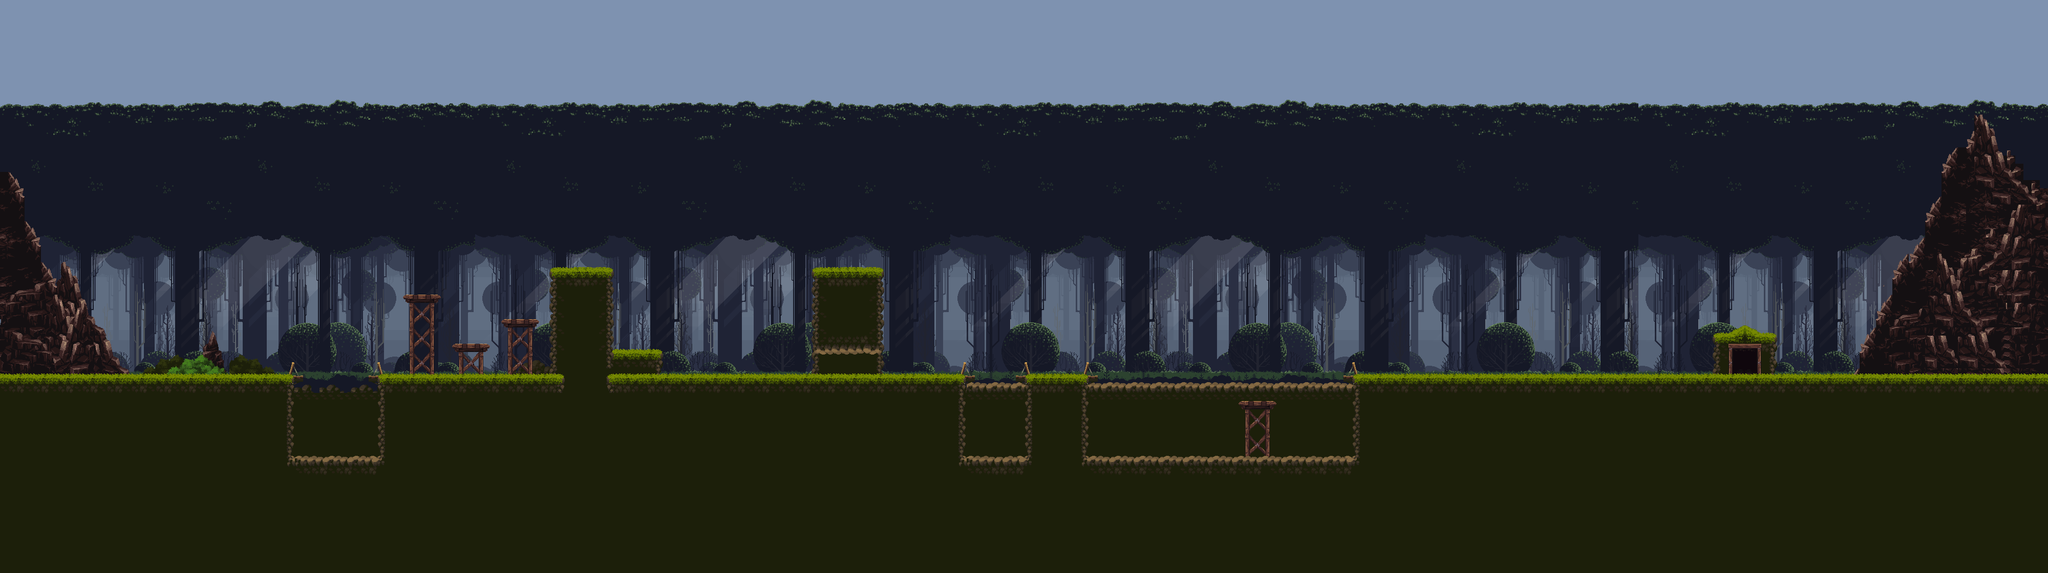

This is a level from a 2D game, rendered from its Tiled map with the project's own tilesets. A one-line summary and the map file follow, with tile-layer data summarised:
An orthogonal 250x70 tile map with 16x16 px tiles, 9 tile layers (Tile Layer 1, Tile Layer 8, Tile Layer 7, Tile Layer 5, ...), 4 tilesets and 31 objects.

<map version="1.10" tiledversion="1.10.0" orientation="orthogonal" renderorder="right-down" width="250" height="70" tilewidth="16" tileheight="16" infinite="0" nextlayerid="16" nextobjectid="123">
 <tileset firstgid="1" source="Background.tsx" />
 <tileset firstgid="2843" source="Tiles.tsx" />
 <tileset firstgid="3468" source="Cave.tsx" />
 <tileset firstgid="7564" source="Hazards.tsx" />
 <layer id="1" name="Tile Layer 1" width="250" height="70">
  <data>[17500 cells, 12256 non-empty, 2890 distinct tile ids]</data>
 </layer>
 <layer id="10" name="Tile Layer 8" width="250" height="70">
  <data>[17500 cells, 1310 non-empty, 252 distinct tile ids]</data>
 </layer>
 <layer id="9" name="Tile Layer 7" width="250" height="70">
  <data>[17500 cells, 336 non-empty, 153 distinct tile ids]</data>
 </layer>
 <layer id="7" name="Tile Layer 5" width="250" height="70">
  <data>[17500 cells, 480 non-empty, 137 distinct tile ids]</data>
 </layer>
 <layer id="8" name="Tile Layer 6" width="250" height="70">
  <data>[17500 cells, 90 non-empty, 81 distinct tile ids]</data>
 </layer>
 <layer id="5" name="Tile Layer 3" width="250" height="70">
  <data>[17500 cells, 116 non-empty, 82 distinct tile ids]</data>
 </layer>
 <layer id="6" name="Tile Layer 4" width="250" height="70">
  <data>[17500 cells, 42 non-empty, 42 distinct tile ids]</data>
 </layer>
 <layer id="11" name="Tile Layer 9" width="250" height="70">
  <data>[17500 cells, 410 non-empty, 58 distinct tile ids]</data>
 </layer>
 <layer id="2" name="Tile Layer 2" width="250" height="70">
  <data>[17500 cells, 5940 non-empty, 42 distinct tile ids]</data>
 </layer>
 <objectgroup id="13" name="Ground">
  <object id="16" x="752" y="736" width="336" height="16" />
  <object id="17" x="896" y="672" width="48" height="16" />
  <object id="18" x="800" y="576" width="48" height="16" />
  <object id="19" x="992" y="624" width="48" height="16" />
  <object id="37" x="576" y="896" width="160" height="16" />
  <object id="44" x="240" y="736" width="320" height="16" />
  <object id="64" x="1200" y="688" width="96" height="48" />
  <object id="67" x="1584" y="528" width="144" height="16" />
  <object id="68" x="1072" y="528" width="128" height="16" />
  <object id="81" x="1184" y="736" width="704" height="16" />
  <object id="90" x="2128" y="896" width="512" height="16" />
  <object id="91" x="2432" y="784" width="48" height="16" />
  <object id="94" x="2640" y="736" width="1360" height="16" />
  <object id="100" x="240" y="64" width="2416" height="16" />
  <object id="101" x="240" y="0" width="16" height="64" />
  <object id="115" x="2000" y="736" width="128" height="16" />
  <object id="116" x="1888" y="896" width="112" height="16" />
 </objectgroup>
 <objectgroup id="12" name="Wall">
  <object id="41" x="560" y="736" width="16" height="176" />
  <object id="42" x="736" y="736" width="16" height="176" />
  <object id="61" x="1600" y="672" width="112" height="16" />
  <object id="70" x="1077.5" y="544" width="10.5" height="192" />
  <object id="71" x="1184" y="544" width="14" height="192" />
  <object id="74" x="1589" y="544" width="11" height="144" />
  <object id="75" x="1712" y="544" width="12" height="144" />
  <object id="85" x="1872" y="752" width="12" height="160" />
  <object id="88" x="2112" y="752" width="12.6667" height="160" />
  <object id="89" x="2643.33" y="752" width="12.6667" height="160" />
  <object id="92" x="0" y="0" width="240" height="752" />
  <object id="103" x="3632" y="0" width="368" height="736" />
  <object id="119" x="2002" y="752" width="14" height="160" />
 </objectgroup>
 <objectgroup id="15" name="GameExit">
  <object id="122" x="3408" y="672" width="16" height="64" />
 </objectgroup>
</map>
